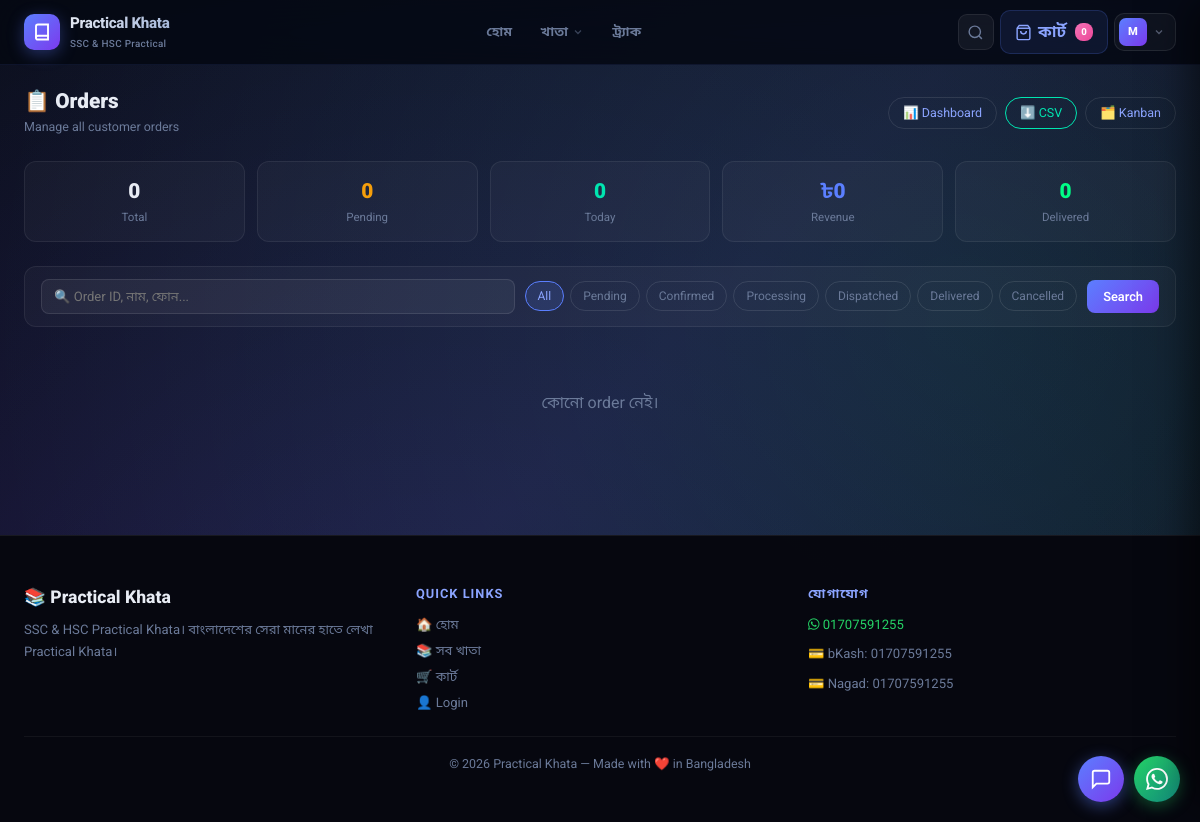
The app's page /manage/orders/ (signed in), older data.
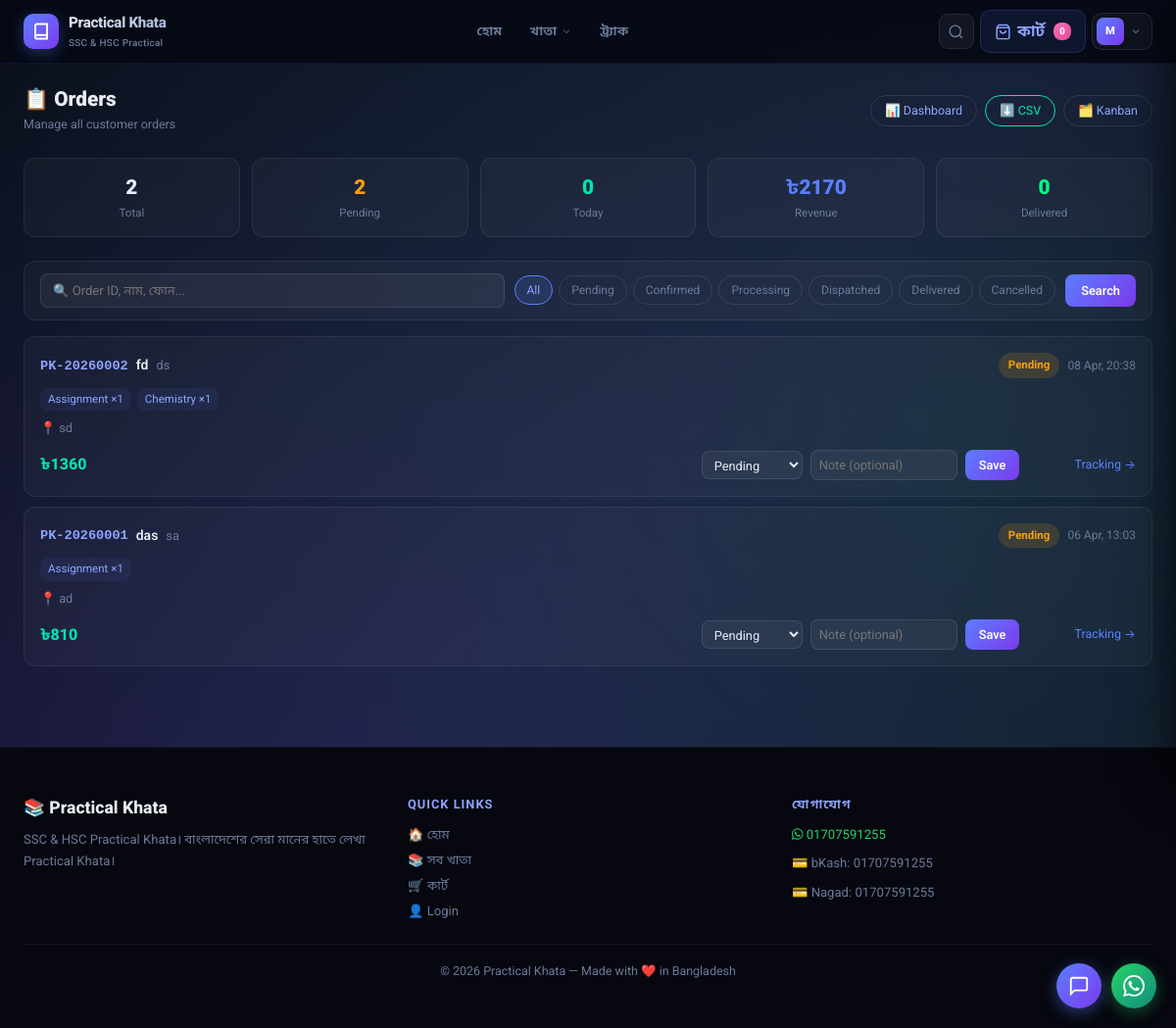
The same page, newer data.
### core/models.py (models this page shows, shortened)
class Order(models.Model):
    STATUS_CHOICES = [
        ('pending',    'Pending'),
        ('confirmed',  'Confirmed'),
        ('processing', 'Processing'),
        ('dispatched', 'Dispatched'),
        ('delivered',  'Delivered'),
        ('cancelled',  'Cancelled'),
    ]
    PAYMENT_METHODS = [
        ('bkash',   'bKash'),
        ('nagad',   'Nagad'),
        ('cash',    'Cash on Delivery'),
        ('sslcommerz', 'Card / Online (SSLCommerz)'),
        ('other',   'Other'),
    ]
    PAYMENT_STATUS = [
        ('unpaid',    'Unpaid'),
        ('paid',      'Paid'),
        ('failed',    'Failed'),
        ('cancelled', 'Cancelled'),
        ('refunded',  'Refunded'),
    ]
    order_id       = models.CharField(max_length=30, unique=True, blank=True,
                     help_text='Auto-generated: PK-YYYYXXXX')
    user           = models.ForeignKey(User, on_delete=models.SET_NULL,
                     null=True, blank=True, related_name='orders')
    customer_name  = models.CharField(max_length=100)
    phone          = models.CharField(max_length=15)
    address        = models.TextField()
    total_amount   = models.DecimalField(max_digits=10, decimal_places=2)
    discount       = models.DecimalField(max_digits=8, decimal_places=2, default=0)
    delivery_charge = models.DecimalField(max_digits=6, decimal_places=2, default=110)
    coupon         = models.ForeignKey(Coupon, on_delete=models.SET_NULL, null=True, blank=True)
    payment_method = models.CharField(max_length=20, choices=PAYMENT_METHODS,
                     default='bkash', blank=True)
    payment_status = models.CharField(max_length=20, choices=PAYMENT_STATUS,
                     default='unpaid')
    payment_ref    = models.CharField(max_length=200, blank=True,
                     help_text='bKash/Nagad TrxID or SSLCommerz val_id')
    ssl_transaction_id = models.CharField(max_length=100, blank=True,
                     help_text='SSLCommerz bank_tran_id')
    status         = models.CharField(max_length=20, choices=STATUS_CHOICES, default='pending')
    tracking_note  = models.TextField(blank=True)
    estimated_delivery_date = models.DateField(
        null=True, blank=True,
        help_text='Expected delivery date (set manually by admin or auto on confirmation)'
    )
    created_at     = models.DateTimeField(auto_now_add=True)
    updated_at     = models.DateTimeField(auto_now=True)
    class Meta:
        ordering = ['-created_at']
    @property
    def final_amount(self):
        return float(self.total_amount)

class OrderItem(models.Model):
    order    = models.ForeignKey(Order, on_delete=models.CASCADE, related_name='items')
    product  = models.ForeignKey(Product, on_delete=models.SET_NULL,
               null=True, blank=True)
    name     = models.CharField(max_length=200, blank=True,
               help_text='Snapshot of product name at order time')
    quantity = models.IntegerField(default=1)
    price    = models.DecimalField(max_digits=10, decimal_places=2)

class Product(models.Model):
    LEVEL_CHOICES = [('SSC', 'SSC'), ('HSC', 'HSC'), ('BOTH', 'SSC & HSC')]
    name        = models.CharField(max_length=200)
    slug        = models.SlugField(unique=True)
    category    = models.ForeignKey(Category, on_delete=models.CASCADE, related_name='products')
    level       = models.CharField(max_length=4, choices=LEVEL_CHOICES)
    description = models.TextField()
    price       = models.DecimalField(max_digits=10, decimal_places=2)
    stock       = models.IntegerField(default=0)
    image       = models.ImageField(upload_to='products/')
    featured    = models.BooleanField(default=False)
    created_at  = models.DateTimeField(auto_now_add=True)
    updated_at  = models.DateTimeField(auto_now=True)
    sale_price   = models.DecimalField(max_digits=10, decimal_places=2,
                   null=True, blank=True, help_text='Sale price (leave empty for no sale)')
    sale_starts_at = models.DateTimeField(null=True, blank=True)
    sale_ends_at   = models.DateTimeField(null=True, blank=True)
    meta_title       = models.CharField(max_length=70, blank=True,
                       help_text='SEO title (max 70 chars). Leave empty to use product name.')
    meta_description = models.CharField(max_length=160, blank=True,
                       help_text='SEO description (max 160 chars).')
    view_count = models.PositiveIntegerField(default=0)
    class Meta:
        ordering = ['-featured', '-created_at']

### core/views.py (the view)
# urls.py: path('manage/orders/', views.admin_orders, name='admin_orders'),
@staff_required
def admin_orders(request):
    status_filter = request.GET.get('status', '')
    search = request.GET.get('search', '').strip()
    orders = Order.objects.prefetch_related('items__product').order_by('-created_at')
    if status_filter:
        orders = orders.filter(status=status_filter)
    if search:
        orders = orders.filter(
            Q(customer_name__icontains=search) |
            Q(phone__icontains=search) |
            Q(id__icontains=search)
        )
    all_orders = Order.objects.all()
    stats = {
        'total_revenue': all_orders.aggregate(s=Sum('total_amount'))['s'] or 0,
        'pending_count': all_orders.filter(status='pending').count(),
        'today_count':   all_orders.filter(created_at__date=timezone.now().date()).count(),
        'total_count':   all_orders.count(),
        'delivered_count': all_orders.filter(status='delivered').count(),
    }
    paginator = Paginator(orders, 20)
    orders_page = paginator.get_page(request.GET.get('page', 1))
    return render(request, 'admin_orders.html', {
        'orders': orders_page,
        'status_filter': status_filter,
        'search': search,
        'stats': stats,
        'status_choices': Order.STATUS_CHOICES,
    })

### core/context_processors.py (called while the page is built)
def cart_count(request):
    cart = request.session.get('cart', {})
    total_items = sum(item.get('quantity', 0) for item in cart.values())
    return {'cart_count': total_items}

def site_settings(request):
    settings = SiteSettings.get()
    flash_sale = FlashSale.objects.filter(
        is_active=True,
        ends_at__gt=timezone.now()
    ).first()
    return {
        'site_settings':   settings,
        'flash_sale':      flash_sale,
        'whatsapp_number': settings.whatsapp_number,
        'delivery_charge': settings.delivery_charge,
        'chat_enabled':    settings.chat_enabled,
        'chat_welcome_msg': settings.chat_welcome_msg,
        'GA_MEASUREMENT_ID': getattr(django_settings, 'GA_MEASUREMENT_ID', ''),
    }

### core/models.py (called while the page is built)
    @classmethod
    def get(cls):
        obj, _ = cls.objects.get_or_create(pk=1)
        return obj

### core/views.py (called while the page is built)
def staff_required(view_func):
    decorated = user_passes_test(
        lambda u: u.is_active and u.is_staff,
        login_url='/login/'
    )(view_func)
    return login_required(decorated)

### templates/admin_orders.html (shortened to what the changed rows need)
{% extends 'base.html' %}
{% block content %}
<section class="py-4">
<div class="container-fluid px-3 px-md-4">
  <div class="d-flex align-items-center justify-content-between flex-wrap gap-3 mb-4">
    <div>
      <h1 style="font-size:1.3rem !important; font-weight:900 !important; color:#e8ecf4; margin:0;">📋 Orders</h1>
    </div>
  </div>
  <div class="ao-stats-row mb-4">
    <div class="ao-stat">
      <div class="ao-stat-num">{{ stats.total_count }}</div>
      <div class="ao-stat-label">Total</div>
    </div>
    <div class="ao-stat">
      <div class="ao-stat-num" style="color:#f59e0b;">{{ stats.pending_count }}</div>
      <div class="ao-stat-label">Pending</div>
    </div>
    <div class="ao-stat">
      <div class="ao-stat-num" style="color:#5b7fff;">৳{{ stats.total_revenue|floatformat:0 }}</div>
      <div class="ao-stat-label">Revenue</div>
    </div>
  </div>
  <form method="GET" class="ao-search-bar mb-3" id="filterForm">
    <div class="ao-filters">
      <a href="{% url 'admin_orders' %}" class="ao-filter-btn {% if not status_filter %}active{% endif %}">All</a>
      {% for val, label in status_choices %}
      <a href="?status={{ val }}{% if search %}&search={{ search }}{% endif %}"
         class="ao-filter-btn {% if status_filter == val %}active{% endif %}">{{ label }}</a>
      {% endfor %}
    </div>
  </form>
  <div id="listView">
    {% for order in orders %}
    <div class="ao-card" data-order-id="{{ order.id }}" data-status="{{ order.status }}">
      <div class="ao-card-top">
        <div class="d-flex align-items-center gap-2 flex-wrap">
          <span class="ao-order-id">{{ order.order_id|default:order.id }}</span>
          <span class="ao-name">{{ order.customer_name }}</span>
          <span class="ao-phone">{{ order.phone }}</span>
        </div>
        <div class="d-flex align-items-center gap-2">
          <span class="dao-status status-{{ order.status }}">{{ order.get_status_display }}</span>
          <span class="ao-date">{{ order.created_at|date:"d M, H:i" }}</span>
        </div>
      </div>
      <div class="ao-items-row">
        {% for item in order.items.all %}
        <span class="dao-item-tag">{{ item.product.name }} ×{{ item.quantity }}</span>
        {% endfor %}
      </div>
      <div class="ao-address">📍 {{ order.address }}</div>
      <div class="ao-card-footer">
        <div class="ao-total">৳{{ order.final_amount|floatformat:0 }}
        </div>
        <div class="ao-update-inline" data-order="{{ order.id }}"
             data-ajax-url="{% url 'update_order_status_ajax' order.id %}">
          <select class="ao-select ao-ajax-select">
            {% for val, label in status_choices %}
            <option value="{{ val }}" {% if order.status == val %}selected{% endif %}>{{ label }}</option>
            {% endfor %}
          </select>
          <input type="text" class="ao-note-input ao-ajax-note" value="{{ order.tracking_note }}" placeholder="Note (optional)">
          <button class="ao-update-btn ao-ajax-save-btn">Save</button>
          <a href="{% url 'order_tracking' order.id %}" class="ao-track-link" target="_blank">Tracking →</a>
        </div>
      </div>
    </div>
    {% empty %}
    <div style="text-align:center; padding:48px; color:#6b7a99;">কোনো order নেই।</div>
    {% endfor %}
  </div>
</div>
</section>
{% endblock %}

Row changes from the older to the newer data that the page shows:
added Order: order_id "PK-20260002", customer_name "fd", phone "ds", status "Pending", created_at "08 Apr, 20:38", address "sd", final_amount "1360"
added OrderItem: product.name "Assignment", quantity "1", shown under "PK-20260002"
added OrderItem: product.name "Chemistry", quantity "1", shown under "PK-20260002"
added Order: order_id "PK-20260001", customer_name "das", phone "sa", status "Pending", created_at "06 Apr, 13:03", address "ad", final_amount "810"
added OrderItem: product.name "Assignment", quantity "1", shown under "PK-20260001"
Text that changed along with them:
{{ stats.total_count }}: "0" → "2"
{{ stats.pending_count }}: "0" → "2"
{{ stats.total_revenue|floatformat:0 }}: "0" → "2170"
text no longer shown: "কোনো order নেই।"
